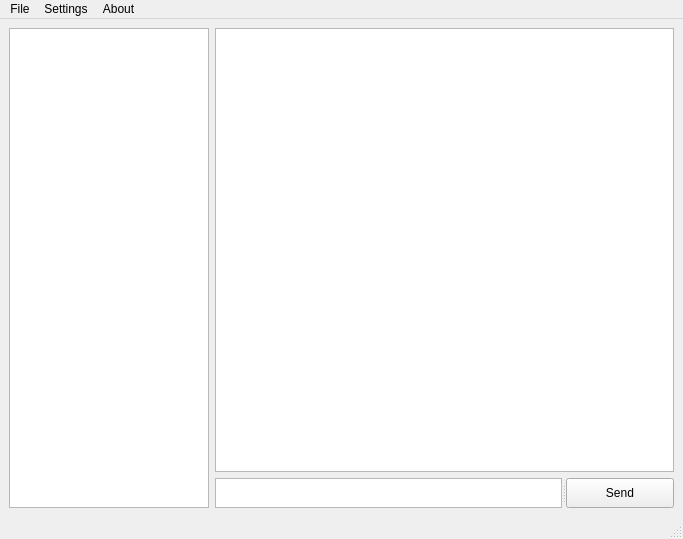
<?xml version="1.0" encoding="UTF-8"?>
<ui version="4.0">
 <class>MainWindow</class>
 <widget class="QMainWindow" name="MainWindow">
  <property name="geometry">
   <rect>
    <x>0</x>
    <y>0</y>
    <width>683</width>
    <height>539</height>
   </rect>
  </property>
  <property name="windowTitle">
   <string>SecChat</string>
  </property>
  <widget class="QWidget" name="centralwidget">
   <layout class="QHBoxLayout" name="horizontalLayout">
    <item>
     <widget class="QListView" name="listView">
      <property name="sizePolicy">
       <sizepolicy hsizetype="MinimumExpanding" vsizetype="Expanding">
        <horstretch>1</horstretch>
        <verstretch>0</verstretch>
       </sizepolicy>
      </property>
      <property name="minimumSize">
       <size>
        <width>100</width>
        <height>0</height>
       </size>
      </property>
      <property name="maximumSize">
       <size>
        <width>200</width>
        <height>16777215</height>
       </size>
      </property>
      <property name="sizeIncrement">
       <size>
        <width>1</width>
        <height>0</height>
       </size>
      </property>
     </widget>
    </item>
    <item>
     <layout class="QVBoxLayout" name="verticalLayout">
      <property name="sizeConstraint">
       <enum>QLayout::SetNoConstraint</enum>
      </property>
      <item>
       <widget class="QTextBrowser" name="textBrowser">
        <property name="sizePolicy">
         <sizepolicy hsizetype="Expanding" vsizetype="Expanding">
          <horstretch>0</horstretch>
          <verstretch>0</verstretch>
         </sizepolicy>
        </property>
        <property name="minimumSize">
         <size>
          <width>300</width>
          <height>0</height>
         </size>
        </property>
       </widget>
      </item>
      <item>
       <widget class="QSplitter" name="splitter">
        <property name="enabled">
         <bool>true</bool>
        </property>
        <property name="orientation">
         <enum>Qt::Horizontal</enum>
        </property>
        <widget class="QTextEdit" name="msgBox">
         <property name="sizePolicy">
          <sizepolicy hsizetype="Expanding" vsizetype="Fixed">
           <horstretch>0</horstretch>
           <verstretch>0</verstretch>
          </sizepolicy>
         </property>
         <property name="minimumSize">
          <size>
           <width>0</width>
           <height>0</height>
          </size>
         </property>
         <property name="maximumSize">
          <size>
           <width>16777215</width>
           <height>30</height>
          </size>
         </property>
         <property name="sizeIncrement">
          <size>
           <width>0</width>
           <height>1</height>
          </size>
         </property>
        </widget>
        <widget class="QPushButton" name="sendButton">
         <property name="text">
          <string>Send</string>
         </property>
        </widget>
       </widget>
      </item>
     </layout>
    </item>
   </layout>
  </widget>
  <widget class="QMenuBar" name="menubar">
   <property name="geometry">
    <rect>
     <x>0</x>
     <y>0</y>
     <width>683</width>
     <height>21</height>
    </rect>
   </property>
   <widget class="QMenu" name="menuFile">
    <property name="title">
     <string>File</string>
    </property>
   </widget>
   <widget class="QMenu" name="menuSettings">
    <property name="title">
     <string>Settings</string>
    </property>
   </widget>
   <widget class="QMenu" name="menuAbout">
    <property name="title">
     <string>About</string>
    </property>
   </widget>
   <addaction name="menuFile"/>
   <addaction name="menuSettings"/>
   <addaction name="menuAbout"/>
  </widget>
  <widget class="QStatusBar" name="statusbar"/>
 </widget>
 <tabstops>
  <tabstop>sendButton</tabstop>
 </tabstops>
 <resources/>
 <connections/>
 <slots>
  <signal>keyPressEvent()</signal>
  <slot>returnPressed()</slot>
 </slots>
</ui>
